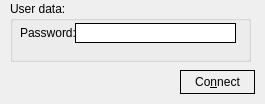
<?xml version="1.0" encoding="UTF-8"?>
<ui version="4.0">
 <class>pkcs_auth</class>
 <widget class="QDialog" name="pkcs_auth">
  <property name="geometry">
   <rect>
    <x>0</x>
    <y>0</y>
    <width>265</width>
    <height>104</height>
   </rect>
  </property>
  <property name="sizePolicy">
   <sizepolicy hsizetype="Preferred" vsizetype="Preferred">
    <horstretch>0</horstretch>
    <verstretch>0</verstretch>
   </sizepolicy>
  </property>
  <property name="minimumSize">
   <size>
    <width>265</width>
    <height>104</height>
   </size>
  </property>
  <property name="maximumSize">
   <size>
    <width>265</width>
    <height>104</height>
   </size>
  </property>
  <property name="windowTitle">
   <string>PKCS Authentication</string>
  </property>
  <property name="windowIcon">
   <iconset resource="systray.qrc">
    <normaloff>:/images/appicon.png</normaloff>:/images/appicon.png</iconset>
  </property>
  <property name="modal">
   <bool>true</bool>
  </property>
  <widget class="QGroupBox" name="groupBox">
   <property name="geometry">
    <rect>
     <x>10</x>
     <y>1</y>
     <width>241</width>
     <height>61</height>
    </rect>
   </property>
   <property name="title">
    <string>User data:</string>
   </property>
   <widget class="QLabel" name="label">
    <property name="geometry">
     <rect>
      <x>10</x>
      <y>24</y>
      <width>61</width>
      <height>16</height>
     </rect>
    </property>
    <property name="text">
     <string>Password:</string>
    </property>
   </widget>
   <widget class="QLineEdit" name="txtPKCSPwd">
    <property name="geometry">
     <rect>
      <x>65</x>
      <y>22</y>
      <width>161</width>
      <height>20</height>
     </rect>
    </property>
    <property name="styleSheet">
     <string notr="true">:enabled {border: 1px solid black}
:hover {border: 1px solid red; }</string>
    </property>
   </widget>
  </widget>
  <widget class="QPushButton" name="cmdOK">
   <property name="geometry">
    <rect>
     <x>180</x>
     <y>70</y>
     <width>75</width>
     <height>24</height>
    </rect>
   </property>
   <property name="styleSheet">
    <string notr="true">:enabled {border: 1px solid black}
:disabled {border: 1px solid black}
:hover {background-color: rgb(195, 195, 195);}</string>
   </property>
   <property name="text">
    <string>Co&amp;nnect</string>
   </property>
   <property name="icon">
    <iconset resource="systray.qrc">
     <normaloff>:/images/connectmen.png</normaloff>:/images/connectmen.png</iconset>
   </property>
   <property name="flat">
    <bool>true</bool>
   </property>
  </widget>
 </widget>
 <resources>
  <include location="systray.qrc"/>
 </resources>
 <connections/>
</ui>
